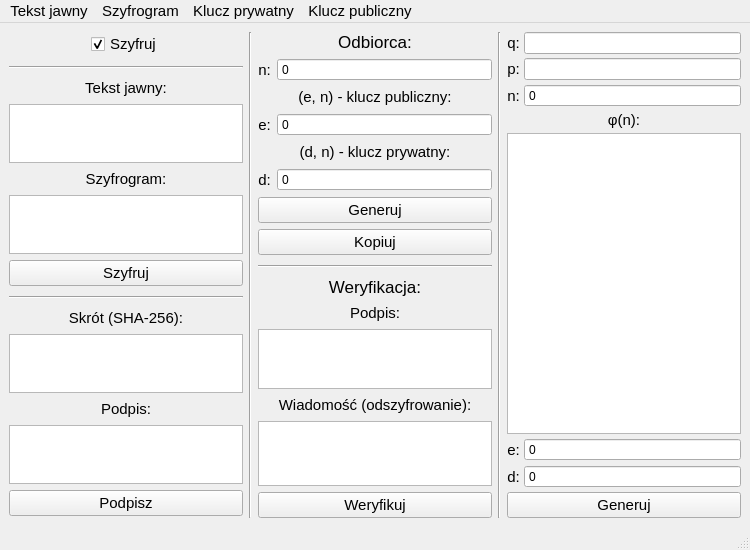
<?xml version="1.0" encoding="UTF-8"?>
<ui version="4.0">
 <class>MainWindow</class>
 <widget class="QMainWindow" name="MainWindow">
  <property name="geometry">
   <rect>
    <x>0</x>
    <y>0</y>
    <width>750</width>
    <height>550</height>
   </rect>
  </property>
  <property name="sizePolicy">
   <sizepolicy hsizetype="Preferred" vsizetype="Preferred">
    <horstretch>0</horstretch>
    <verstretch>0</verstretch>
   </sizepolicy>
  </property>
  <property name="minimumSize">
   <size>
    <width>750</width>
    <height>550</height>
   </size>
  </property>
  <property name="font">
   <font>
    <pointsize>11</pointsize>
   </font>
  </property>
  <property name="windowTitle">
   <string>RSA</string>
  </property>
  <property name="toolButtonStyle">
   <enum>Qt::ToolButtonTextOnly</enum>
  </property>
  <property name="animated">
   <bool>false</bool>
  </property>
  <property name="tabShape">
   <enum>QTabWidget::Triangular</enum>
  </property>
  <widget class="QWidget" name="centralwidget">
   <property name="minimumSize">
    <size>
     <width>0</width>
     <height>0</height>
    </size>
   </property>
   <property name="palette">
    <palette>
     <active/>
     <inactive/>
     <disabled/>
    </palette>
   </property>
   <layout class="QVBoxLayout" name="verticalLayout">
    <item>
     <layout class="QHBoxLayout" name="appLayoyt">
      <property name="spacing">
       <number>6</number>
      </property>
      <property name="sizeConstraint">
       <enum>QLayout::SetFixedSize</enum>
      </property>
      <item>
       <layout class="QVBoxLayout" name="cypherLayout">
        <property name="spacing">
         <number>6</number>
        </property>
        <property name="sizeConstraint">
         <enum>QLayout::SetFixedSize</enum>
        </property>
        <item>
         <layout class="QHBoxLayout" name="optionsLayout">
          <item>
           <spacer name="leftOptionsSpacer">
            <property name="orientation">
             <enum>Qt::Horizontal</enum>
            </property>
            <property name="sizeHint" stdset="0">
             <size>
              <width>40</width>
              <height>20</height>
             </size>
            </property>
           </spacer>
          </item>
          <item>
           <widget class="QCheckBox" name="modeCheck">
            <property name="sizePolicy">
             <sizepolicy hsizetype="Minimum" vsizetype="Fixed">
              <horstretch>0</horstretch>
              <verstretch>0</verstretch>
             </sizepolicy>
            </property>
            <property name="minimumSize">
             <size>
              <width>0</width>
              <height>0</height>
             </size>
            </property>
            <property name="maximumSize">
             <size>
              <width>16777215</width>
              <height>16777215</height>
             </size>
            </property>
            <property name="text">
             <string>Szyfruj</string>
            </property>
            <property name="checked">
             <bool>true</bool>
            </property>
           </widget>
          </item>
          <item>
           <spacer name="rightOptionsSpacer">
            <property name="orientation">
             <enum>Qt::Horizontal</enum>
            </property>
            <property name="sizeHint" stdset="0">
             <size>
              <width>40</width>
              <height>20</height>
             </size>
            </property>
           </spacer>
          </item>
         </layout>
        </item>
        <item>
         <widget class="Line" name="optionsCypherSeparator">
          <property name="sizePolicy">
           <sizepolicy hsizetype="Expanding" vsizetype="Fixed">
            <horstretch>0</horstretch>
            <verstretch>0</verstretch>
           </sizepolicy>
          </property>
          <property name="minimumSize">
           <size>
            <width>0</width>
            <height>10</height>
           </size>
          </property>
          <property name="maximumSize">
           <size>
            <width>166666</width>
            <height>166666</height>
           </size>
          </property>
          <property name="orientation">
           <enum>Qt::Horizontal</enum>
          </property>
         </widget>
        </item>
        <item>
         <widget class="QLabel" name="text1Label">
          <property name="sizePolicy">
           <sizepolicy hsizetype="Preferred" vsizetype="Fixed">
            <horstretch>0</horstretch>
            <verstretch>0</verstretch>
           </sizepolicy>
          </property>
          <property name="minimumSize">
           <size>
            <width>0</width>
            <height>20</height>
           </size>
          </property>
          <property name="maximumSize">
           <size>
            <width>16777215</width>
            <height>20</height>
           </size>
          </property>
          <property name="text">
           <string>Tekst jawny:</string>
          </property>
          <property name="alignment">
           <set>Qt::AlignCenter</set>
          </property>
          <property name="buddy">
           <cstring>text1Text</cstring>
          </property>
         </widget>
        </item>
        <item>
         <widget class="QPlainTextEdit" name="text1Text">
          <property name="enabled">
           <bool>true</bool>
          </property>
          <property name="sizePolicy">
           <sizepolicy hsizetype="Expanding" vsizetype="Expanding">
            <horstretch>0</horstretch>
            <verstretch>0</verstretch>
           </sizepolicy>
          </property>
          <property name="maximumSize">
           <size>
            <width>16777215</width>
            <height>16777215</height>
           </size>
          </property>
          <property name="focusPolicy">
           <enum>Qt::ClickFocus</enum>
          </property>
          <property name="toolTip">
           <string>Tutaj wprowadza się wejście dla algorytmu</string>
          </property>
          <property name="readOnly">
           <bool>false</bool>
          </property>
          <property name="plainText">
           <string/>
          </property>
         </widget>
        </item>
        <item>
         <widget class="QLabel" name="text2Label">
          <property name="sizePolicy">
           <sizepolicy hsizetype="Preferred" vsizetype="Fixed">
            <horstretch>0</horstretch>
            <verstretch>0</verstretch>
           </sizepolicy>
          </property>
          <property name="minimumSize">
           <size>
            <width>0</width>
            <height>20</height>
           </size>
          </property>
          <property name="maximumSize">
           <size>
            <width>16777215</width>
            <height>20</height>
           </size>
          </property>
          <property name="text">
           <string>Szyfrogram:</string>
          </property>
          <property name="alignment">
           <set>Qt::AlignCenter</set>
          </property>
          <property name="buddy">
           <cstring>text2Text</cstring>
          </property>
         </widget>
        </item>
        <item>
         <widget class="QPlainTextEdit" name="text2Text">
          <property name="enabled">
           <bool>true</bool>
          </property>
          <property name="sizePolicy">
           <sizepolicy hsizetype="Expanding" vsizetype="Expanding">
            <horstretch>0</horstretch>
            <verstretch>0</verstretch>
           </sizepolicy>
          </property>
          <property name="maximumSize">
           <size>
            <width>16777215</width>
            <height>16777215</height>
           </size>
          </property>
          <property name="focusPolicy">
           <enum>Qt::ClickFocus</enum>
          </property>
          <property name="toolTip">
           <string/>
          </property>
          <property name="readOnly">
           <bool>true</bool>
          </property>
          <property name="plainText">
           <string notr="true"/>
          </property>
         </widget>
        </item>
        <item>
         <widget class="QPushButton" name="workButton">
          <property name="enabled">
           <bool>true</bool>
          </property>
          <property name="text">
           <string>Szyfruj</string>
          </property>
         </widget>
        </item>
        <item>
         <widget class="Line" name="signatureSeparator">
          <property name="sizePolicy">
           <sizepolicy hsizetype="Expanding" vsizetype="Fixed">
            <horstretch>0</horstretch>
            <verstretch>0</verstretch>
           </sizepolicy>
          </property>
          <property name="minimumSize">
           <size>
            <width>0</width>
            <height>10</height>
           </size>
          </property>
          <property name="maximumSize">
           <size>
            <width>166666</width>
            <height>166666</height>
           </size>
          </property>
          <property name="orientation">
           <enum>Qt::Horizontal</enum>
          </property>
         </widget>
        </item>
        <item>
         <widget class="QLabel" name="hashLabel">
          <property name="sizePolicy">
           <sizepolicy hsizetype="Preferred" vsizetype="Fixed">
            <horstretch>0</horstretch>
            <verstretch>0</verstretch>
           </sizepolicy>
          </property>
          <property name="minimumSize">
           <size>
            <width>0</width>
            <height>20</height>
           </size>
          </property>
          <property name="maximumSize">
           <size>
            <width>16777215</width>
            <height>20</height>
           </size>
          </property>
          <property name="text">
           <string>Skrót (SHA-256):</string>
          </property>
          <property name="alignment">
           <set>Qt::AlignCenter</set>
          </property>
          <property name="buddy">
           <cstring>hashText</cstring>
          </property>
         </widget>
        </item>
        <item>
         <widget class="QPlainTextEdit" name="hashText">
          <property name="enabled">
           <bool>true</bool>
          </property>
          <property name="sizePolicy">
           <sizepolicy hsizetype="Expanding" vsizetype="Expanding">
            <horstretch>0</horstretch>
            <verstretch>0</verstretch>
           </sizepolicy>
          </property>
          <property name="maximumSize">
           <size>
            <width>16777215</width>
            <height>60</height>
           </size>
          </property>
          <property name="focusPolicy">
           <enum>Qt::ClickFocus</enum>
          </property>
          <property name="toolTip">
           <string>Tutaj wprowadza się wejście dla algorytmu</string>
          </property>
          <property name="readOnly">
           <bool>true</bool>
          </property>
          <property name="plainText">
           <string/>
          </property>
         </widget>
        </item>
        <item>
         <widget class="QLabel" name="signatureLabel">
          <property name="sizePolicy">
           <sizepolicy hsizetype="Preferred" vsizetype="Fixed">
            <horstretch>0</horstretch>
            <verstretch>0</verstretch>
           </sizepolicy>
          </property>
          <property name="minimumSize">
           <size>
            <width>0</width>
            <height>20</height>
           </size>
          </property>
          <property name="maximumSize">
           <size>
            <width>16777215</width>
            <height>20</height>
           </size>
          </property>
          <property name="text">
           <string>Podpis:</string>
          </property>
          <property name="alignment">
           <set>Qt::AlignCenter</set>
          </property>
          <property name="buddy">
           <cstring>signatureText</cstring>
          </property>
         </widget>
        </item>
        <item>
         <widget class="QPlainTextEdit" name="signatureText">
          <property name="enabled">
           <bool>true</bool>
          </property>
          <property name="sizePolicy">
           <sizepolicy hsizetype="Expanding" vsizetype="Expanding">
            <horstretch>0</horstretch>
            <verstretch>0</verstretch>
           </sizepolicy>
          </property>
          <property name="maximumSize">
           <size>
            <width>16777215</width>
            <height>60</height>
           </size>
          </property>
          <property name="focusPolicy">
           <enum>Qt::ClickFocus</enum>
          </property>
          <property name="toolTip">
           <string>Tutaj wprowadza się wejście dla algorytmu</string>
          </property>
          <property name="readOnly">
           <bool>true</bool>
          </property>
          <property name="plainText">
           <string/>
          </property>
         </widget>
        </item>
        <item>
         <widget class="QPushButton" name="signButton">
          <property name="enabled">
           <bool>true</bool>
          </property>
          <property name="text">
           <string>Podpisz</string>
          </property>
         </widget>
        </item>
       </layout>
      </item>
      <item>
       <widget class="Line" name="cypher_receiverSeparator">
        <property name="sizePolicy">
         <sizepolicy hsizetype="Fixed" vsizetype="Minimum">
          <horstretch>0</horstretch>
          <verstretch>0</verstretch>
         </sizepolicy>
        </property>
        <property name="orientation">
         <enum>Qt::Vertical</enum>
        </property>
       </widget>
      </item>
      <item>
       <layout class="QVBoxLayout" name="receiverLayout">
        <property name="spacing">
         <number>6</number>
        </property>
        <property name="sizeConstraint">
         <enum>QLayout::SetFixedSize</enum>
        </property>
        <item>
         <widget class="QLabel" name="receiverLabel">
          <property name="sizePolicy">
           <sizepolicy hsizetype="Expanding" vsizetype="Minimum">
            <horstretch>0</horstretch>
            <verstretch>0</verstretch>
           </sizepolicy>
          </property>
          <property name="minimumSize">
           <size>
            <width>0</width>
            <height>0</height>
           </size>
          </property>
          <property name="maximumSize">
           <size>
            <width>16777215</width>
            <height>16777215</height>
           </size>
          </property>
          <property name="font">
           <font>
            <pointsize>13</pointsize>
           </font>
          </property>
          <property name="text">
           <string>Odbiorca:</string>
          </property>
          <property name="alignment">
           <set>Qt::AlignCenter</set>
          </property>
         </widget>
        </item>
        <item>
         <layout class="QHBoxLayout" name="nReceiverLayout">
          <item>
           <widget class="QLabel" name="nReceiverLabel">
            <property name="sizePolicy">
             <sizepolicy hsizetype="Minimum" vsizetype="Minimum">
              <horstretch>0</horstretch>
              <verstretch>0</verstretch>
             </sizepolicy>
            </property>
            <property name="minimumSize">
             <size>
              <width>0</width>
              <height>0</height>
             </size>
            </property>
            <property name="maximumSize">
             <size>
              <width>16777215</width>
              <height>16777215</height>
             </size>
            </property>
            <property name="text">
             <string>n:</string>
            </property>
            <property name="alignment">
             <set>Qt::AlignCenter</set>
            </property>
            <property name="buddy">
             <cstring>eReceiverSpin</cstring>
            </property>
           </widget>
          </item>
          <item>
           <widget class="BigSpin" name="nReceiverSpin">
            <property name="sizePolicy">
             <sizepolicy hsizetype="Expanding" vsizetype="Minimum">
              <horstretch>0</horstretch>
              <verstretch>0</verstretch>
             </sizepolicy>
            </property>
            <property name="minimumSize">
             <size>
              <width>0</width>
              <height>0</height>
             </size>
            </property>
            <property name="maximumSize">
             <size>
              <width>16777215</width>
              <height>16777215</height>
             </size>
            </property>
            <property name="font">
             <font>
              <pointsize>9</pointsize>
              <kerning>false</kerning>
             </font>
            </property>
            <property name="inputMethodHints">
             <set>Qt::ImhDigitsOnly</set>
            </property>
            <property name="frame">
             <bool>true</bool>
            </property>
            <property name="readOnly">
             <bool>false</bool>
            </property>
            <property name="buttonSymbols">
             <enum>QAbstractSpinBox::NoButtons</enum>
            </property>
           </widget>
          </item>
         </layout>
        </item>
        <item>
         <widget class="QLabel" name="publicKeyReceiverLabel">
          <property name="sizePolicy">
           <sizepolicy hsizetype="Preferred" vsizetype="Fixed">
            <horstretch>0</horstretch>
            <verstretch>0</verstretch>
           </sizepolicy>
          </property>
          <property name="minimumSize">
           <size>
            <width>0</width>
            <height>20</height>
           </size>
          </property>
          <property name="maximumSize">
           <size>
            <width>16777215</width>
            <height>20</height>
           </size>
          </property>
          <property name="text">
           <string>(e, n) - klucz publiczny:</string>
          </property>
          <property name="alignment">
           <set>Qt::AlignCenter</set>
          </property>
         </widget>
        </item>
        <item>
         <layout class="QHBoxLayout" name="eReceiverLayout">
          <item>
           <widget class="QLabel" name="eReceiverLabel">
            <property name="sizePolicy">
             <sizepolicy hsizetype="Minimum" vsizetype="Minimum">
              <horstretch>0</horstretch>
              <verstretch>0</verstretch>
             </sizepolicy>
            </property>
            <property name="minimumSize">
             <size>
              <width>0</width>
              <height>0</height>
             </size>
            </property>
            <property name="maximumSize">
             <size>
              <width>16777215</width>
              <height>16777215</height>
             </size>
            </property>
            <property name="text">
             <string>e:</string>
            </property>
            <property name="alignment">
             <set>Qt::AlignCenter</set>
            </property>
            <property name="buddy">
             <cstring>eReceiverSpin</cstring>
            </property>
           </widget>
          </item>
          <item>
           <widget class="BigSpin" name="eReceiverSpin">
            <property name="sizePolicy">
             <sizepolicy hsizetype="Expanding" vsizetype="Minimum">
              <horstretch>0</horstretch>
              <verstretch>0</verstretch>
             </sizepolicy>
            </property>
            <property name="minimumSize">
             <size>
              <width>0</width>
              <height>0</height>
             </size>
            </property>
            <property name="maximumSize">
             <size>
              <width>16777215</width>
              <height>16777215</height>
             </size>
            </property>
            <property name="font">
             <font>
              <pointsize>9</pointsize>
              <kerning>false</kerning>
             </font>
            </property>
            <property name="buttonSymbols">
             <enum>QAbstractSpinBox::NoButtons</enum>
            </property>
           </widget>
          </item>
         </layout>
        </item>
        <item>
         <widget class="QLabel" name="privateKeyReceiverLabel">
          <property name="sizePolicy">
           <sizepolicy hsizetype="Preferred" vsizetype="Fixed">
            <horstretch>0</horstretch>
            <verstretch>0</verstretch>
           </sizepolicy>
          </property>
          <property name="minimumSize">
           <size>
            <width>0</width>
            <height>20</height>
           </size>
          </property>
          <property name="maximumSize">
           <size>
            <width>16777215</width>
            <height>20</height>
           </size>
          </property>
          <property name="text">
           <string>(d, n) - klucz prywatny:</string>
          </property>
          <property name="alignment">
           <set>Qt::AlignCenter</set>
          </property>
         </widget>
        </item>
        <item>
         <layout class="QHBoxLayout" name="dReceiverLayout">
          <item>
           <widget class="QLabel" name="dReceiverLabel">
            <property name="sizePolicy">
             <sizepolicy hsizetype="Minimum" vsizetype="Minimum">
              <horstretch>0</horstretch>
              <verstretch>0</verstretch>
             </sizepolicy>
            </property>
            <property name="minimumSize">
             <size>
              <width>0</width>
              <height>0</height>
             </size>
            </property>
            <property name="maximumSize">
             <size>
              <width>16777215</width>
              <height>16777215</height>
             </size>
            </property>
            <property name="text">
             <string>d:</string>
            </property>
            <property name="alignment">
             <set>Qt::AlignCenter</set>
            </property>
            <property name="buddy">
             <cstring>dReceiverSpin</cstring>
            </property>
           </widget>
          </item>
          <item>
           <widget class="BigSpin" name="dReceiverSpin">
            <property name="sizePolicy">
             <sizepolicy hsizetype="Expanding" vsizetype="Minimum">
              <horstretch>0</horstretch>
              <verstretch>0</verstretch>
             </sizepolicy>
            </property>
            <property name="minimumSize">
             <size>
              <width>0</width>
              <height>0</height>
             </size>
            </property>
            <property name="maximumSize">
             <size>
              <width>16777215</width>
              <height>16777215</height>
             </size>
            </property>
            <property name="font">
             <font>
              <pointsize>9</pointsize>
              <kerning>false</kerning>
             </font>
            </property>
            <property name="buttonSymbols">
             <enum>QAbstractSpinBox::NoButtons</enum>
            </property>
           </widget>
          </item>
         </layout>
        </item>
        <item>
         <widget class="QPushButton" name="generateReceiverButton">
          <property name="text">
           <string>Generuj</string>
          </property>
         </widget>
        </item>
        <item>
         <widget class="QPushButton" name="copyReceiverButton">
          <property name="text">
           <string>Kopiuj</string>
          </property>
         </widget>
        </item>
        <item>
         <widget class="Line" name="receiverKeySeparator">
          <property name="sizePolicy">
           <sizepolicy hsizetype="Expanding" vsizetype="Fixed">
            <horstretch>0</horstretch>
            <verstretch>0</verstretch>
           </sizepolicy>
          </property>
          <property name="minimumSize">
           <size>
            <width>0</width>
            <height>10</height>
           </size>
          </property>
          <property name="maximumSize">
           <size>
            <width>166666</width>
            <height>166666</height>
           </size>
          </property>
          <property name="orientation">
           <enum>Qt::Horizontal</enum>
          </property>
         </widget>
        </item>
        <item>
         <widget class="QLabel" name="receiverVerLabel">
          <property name="sizePolicy">
           <sizepolicy hsizetype="Expanding" vsizetype="Minimum">
            <horstretch>0</horstretch>
            <verstretch>0</verstretch>
           </sizepolicy>
          </property>
          <property name="minimumSize">
           <size>
            <width>0</width>
            <height>0</height>
           </size>
          </property>
          <property name="maximumSize">
           <size>
            <width>16777215</width>
            <height>16777215</height>
           </size>
          </property>
          <property name="font">
           <font>
            <pointsize>13</pointsize>
           </font>
          </property>
          <property name="text">
           <string>Weryfikacja:</string>
          </property>
          <property name="alignment">
           <set>Qt::AlignCenter</set>
          </property>
         </widget>
        </item>
        <item>
         <widget class="QLabel" name="signatureVerLabel">
          <property name="sizePolicy">
           <sizepolicy hsizetype="Preferred" vsizetype="Fixed">
            <horstretch>0</horstretch>
            <verstretch>0</verstretch>
           </sizepolicy>
          </property>
          <property name="minimumSize">
           <size>
            <width>0</width>
            <height>20</height>
           </size>
          </property>
          <property name="maximumSize">
           <size>
            <width>16777215</width>
            <height>20</height>
           </size>
          </property>
          <property name="text">
           <string>Podpis:</string>
          </property>
          <property name="alignment">
           <set>Qt::AlignCenter</set>
          </property>
          <property name="buddy">
           <cstring>signatureVerText</cstring>
          </property>
         </widget>
        </item>
        <item>
         <widget class="QPlainTextEdit" name="signatureVerText">
          <property name="enabled">
           <bool>true</bool>
          </property>
          <property name="sizePolicy">
           <sizepolicy hsizetype="Expanding" vsizetype="Expanding">
            <horstretch>0</horstretch>
            <verstretch>0</verstretch>
           </sizepolicy>
          </property>
          <property name="maximumSize">
           <size>
            <width>16777215</width>
            <height>60</height>
           </size>
          </property>
          <property name="focusPolicy">
           <enum>Qt::ClickFocus</enum>
          </property>
          <property name="toolTip">
           <string>Tutaj wprowadza się wejście dla algorytmu</string>
          </property>
          <property name="readOnly">
           <bool>true</bool>
          </property>
          <property name="plainText">
           <string/>
          </property>
         </widget>
        </item>
        <item>
         <widget class="QLabel" name="messageVerLabel">
          <property name="sizePolicy">
           <sizepolicy hsizetype="Preferred" vsizetype="Fixed">
            <horstretch>0</horstretch>
            <verstretch>0</verstretch>
           </sizepolicy>
          </property>
          <property name="minimumSize">
           <size>
            <width>0</width>
            <height>20</height>
           </size>
          </property>
          <property name="maximumSize">
           <size>
            <width>16777215</width>
            <height>20</height>
           </size>
          </property>
          <property name="text">
           <string>Wiadomość (odszyfrowanie):</string>
          </property>
          <property name="alignment">
           <set>Qt::AlignCenter</set>
          </property>
          <property name="buddy">
           <cstring>messageVerText</cstring>
          </property>
         </widget>
        </item>
        <item>
         <widget class="QPlainTextEdit" name="messageVerText">
          <property name="enabled">
           <bool>true</bool>
          </property>
          <property name="sizePolicy">
           <sizepolicy hsizetype="Expanding" vsizetype="Expanding">
            <horstretch>0</horstretch>
            <verstretch>0</verstretch>
           </sizepolicy>
          </property>
          <property name="maximumSize">
           <size>
            <width>16777215</width>
            <height>16777215</height>
           </size>
          </property>
          <property name="focusPolicy">
           <enum>Qt::ClickFocus</enum>
          </property>
          <property name="toolTip">
           <string>Tutaj wprowadza się wejście dla algorytmu</string>
          </property>
          <property name="readOnly">
           <bool>true</bool>
          </property>
          <property name="plainText">
           <string/>
          </property>
         </widget>
        </item>
        <item>
         <widget class="QPushButton" name="verifyButton">
          <property name="text">
           <string>Weryfikuj</string>
          </property>
         </widget>
        </item>
       </layout>
      </item>
      <item>
       <widget class="Line" name="sideSeparator">
        <property name="sizePolicy">
         <sizepolicy hsizetype="Fixed" vsizetype="Minimum">
          <horstretch>0</horstretch>
          <verstretch>0</verstretch>
         </sizepolicy>
        </property>
        <property name="orientation">
         <enum>Qt::Vertical</enum>
        </property>
       </widget>
      </item>
      <item>
       <layout class="QVBoxLayout" name="rsaLayout" stretch="0,0,0,0,0,0,0,0">
        <property name="spacing">
         <number>4</number>
        </property>
        <property name="sizeConstraint">
         <enum>QLayout::SetFixedSize</enum>
        </property>
        <item>
         <layout class="QHBoxLayout" name="qLayout">
          <item>
           <widget class="QLabel" name="qLabel">
            <property name="sizePolicy">
             <sizepolicy hsizetype="Minimum" vsizetype="Minimum">
              <horstretch>0</horstretch>
              <verstretch>0</verstretch>
             </sizepolicy>
            </property>
            <property name="minimumSize">
             <size>
              <width>0</width>
              <height>0</height>
             </size>
            </property>
            <property name="maximumSize">
             <size>
              <width>16777215</width>
              <height>16777215</height>
             </size>
            </property>
            <property name="text">
             <string>q:</string>
            </property>
            <property name="alignment">
             <set>Qt::AlignCenter</set>
            </property>
           </widget>
          </item>
          <item>
           <widget class="QLineEdit" name="qEdit">
            <property name="sizePolicy">
             <sizepolicy hsizetype="Expanding" vsizetype="Minimum">
              <horstretch>0</horstretch>
              <verstretch>0</verstretch>
             </sizepolicy>
            </property>
            <property name="font">
             <font>
              <pointsize>9</pointsize>
             </font>
            </property>
            <property name="readOnly">
             <bool>true</bool>
            </property>
           </widget>
          </item>
         </layout>
        </item>
        <item>
         <layout class="QHBoxLayout" name="pLayout">
          <item>
           <widget class="QLabel" name="pLabel">
            <property name="sizePolicy">
             <sizepolicy hsizetype="Minimum" vsizetype="Minimum">
              <horstretch>0</horstretch>
              <verstretch>0</verstretch>
             </sizepolicy>
            </property>
            <property name="minimumSize">
             <size>
              <width>0</width>
              <height>0</height>
             </size>
            </property>
            <property name="maximumSize">
             <size>
              <width>16777215</width>
              <height>16777215</height>
             </size>
            </property>
            <property name="text">
             <string>p:</string>
            </property>
            <property name="alignment">
             <set>Qt::AlignCenter</set>
            </property>
           </widget>
          </item>
          <item>
           <widget class="QLineEdit" name="pEdit">
            <property name="sizePolicy">
             <sizepolicy hsizetype="Expanding" vsizetype="Minimum">
              <horstretch>0</horstretch>
              <verstretch>0</verstretch>
             </sizepolicy>
            </property>
            <property name="font">
             <font>
              <pointsize>9</pointsize>
             </font>
            </property>
            <property name="readOnly">
             <bool>true</bool>
            </property>
           </widget>
          </item>
         </layout>
        </item>
        <item>
         <layout class="QHBoxLayout" name="nLayout">
          <item>
           <widget class="QLabel" name="nLabel">
            <property name="sizePolicy">
             <sizepolicy hsizetype="Minimum" vsizetype="Minimum">
              <horstretch>0</horstretch>
              <verstretch>0</verstretch>
             </sizepolicy>
            </property>
            <property name="minimumSize">
             <size>
              <width>0</width>
              <height>0</height>
             </size>
            </property>
            <property name="maximumSize">
             <size>
              <width>16777215</width>
              <height>16777215</height>
             </size>
            </property>
            <property name="text">
             <string>n:</string>
            </property>
            <property name="alignment">
             <set>Qt::AlignCenter</set>
            </property>
            <property name="buddy">
             <cstring>eReceiverSpin</cstring>
            </property>
           </widget>
          </item>
          <item>
           <widget class="BigSpin" name="nSpin">
            <property name="sizePolicy">
             <sizepolicy hsizetype="Expanding" vsizetype="Fixed">
              <horstretch>0</horstretch>
              <verstretch>0</verstretch>
             </sizepolicy>
            </property>
            <property name="minimumSize">
             <size>
              <width>0</width>
              <height>0</height>
             </size>
            </property>
            <property name="maximumSize">
             <size>
              <width>16777215</width>
              <height>16777215</height>
             </size>
            </property>
            <property name="font">
             <font>
              <pointsize>9</pointsize>
              <kerning>false</kerning>
             </font>
            </property>
            <property name="inputMethodHints">
             <set>Qt::ImhDigitsOnly</set>
            </property>
            <property name="wrapping">
             <bool>false</bool>
            </property>
            <property name="frame">
             <bool>true</bool>
            </property>
            <property name="readOnly">
             <bool>false</bool>
            </property>
            <property name="buttonSymbols">
             <enum>QAbstractSpinBox::NoButtons</enum>
            </property>
           </widget>
          </item>
         </layout>
        </item>
        <item>
         <widget class="QLabel" name="fiLabel">
          <property name="sizePolicy">
           <sizepolicy hsizetype="Expanding" vsizetype="Minimum">
            <horstretch>0</horstretch>
            <verstretch>0</verstretch>
           </sizepolicy>
          </property>
          <property name="minimumSize">
           <size>
            <width>0</width>
            <height>0</height>
           </size>
          </property>
          <property name="maximumSize">
           <size>
            <width>16777215</width>
            <height>16777215</height>
           </size>
          </property>
          <property name="text">
           <string>φ(n):</string>
          </property>
          <property name="alignment">
           <set>Qt::AlignCenter</set>
          </property>
          <property name="buddy">
           <cstring>phiEdit</cstring>
          </property>
         </widget>
        </item>
        <item>
         <widget class="QPlainTextEdit" name="phiEdit">
          <property name="enabled">
           <bool>true</bool>
          </property>
          <property name="sizePolicy">
           <sizepolicy hsizetype="Expanding" vsizetype="Expanding">
            <horstretch>0</horstretch>
            <verstretch>0</verstretch>
           </sizepolicy>
          </property>
          <property name="maximumSize">
           <size>
            <width>16777215</width>
            <height>16777215</height>
           </size>
          </property>
          <property name="font">
           <font>
            <pointsize>9</pointsize>
            <kerning>false</kerning>
           </font>
          </property>
          <property name="focusPolicy">
           <enum>Qt::ClickFocus</enum>
          </property>
          <property name="toolTip">
           <string>Tutaj wprowadza się wejście dla algorytmu</string>
          </property>
          <property name="inputMethodHints">
           <set>Qt::ImhDigitsOnly</set>
          </property>
          <property name="readOnly">
           <bool>true</bool>
          </property>
          <property name="plainText">
           <string/>
          </property>
         </widget>
        </item>
        <item>
         <layout class="QHBoxLayout" name="eLayout">
          <item>
           <widget class="QLabel" name="eLabel">
            <property name="sizePolicy">
             <sizepolicy hsizetype="Minimum" vsizetype="Minimum">
              <horstretch>0</horstretch>
              <verstretch>0</verstretch>
             </sizepolicy>
            </property>
            <property name="minimumSize">
             <size>
              <width>0</width>
              <height>0</height>
             </size>
            </property>
            <property name="maximumSize">
             <size>
              <width>16777215</width>
              <height>16777215</height>
             </size>
            </property>
            <property name="text">
             <string>e:</string>
            </property>
            <property name="alignment">
             <set>Qt::AlignCenter</set>
            </property>
            <property name="buddy">
             <cstring>eSpin</cstring>
            </property>
           </widget>
          </item>
          <item>
           <widget class="BigSpin" name="eSpin">
            <property name="sizePolicy">
             <sizepolicy hsizetype="Expanding" vsizetype="Minimum">
              <horstretch>0</horstretch>
              <verstretch>0</verstretch>
             </sizepolicy>
            </property>
            <property name="minimumSize">
             <size>
              <width>0</width>
              <height>0</height>
             </size>
            </property>
            <property name="maximumSize">
             <size>
              <width>16777215</width>
              <height>16777215</height>
             </size>
            </property>
            <property name="font">
             <font>
              <pointsize>9</pointsize>
              <kerning>false</kerning>
             </font>
            </property>
            <property name="buttonSymbols">
             <enum>QAbstractSpinBox::NoButtons</enum>
            </property>
            <property name="value">
             <number>0</number>
            </property>
           </widget>
          </item>
         </layout>
        </item>
        <item>
         <layout class="QHBoxLayout" name="dLayout">
          <item>
           <widget class="QLabel" name="dLabel">
            <property name="sizePolicy">
             <sizepolicy hsizetype="Minimum" vsizetype="Minimum">
              <horstretch>0</horstretch>
              <verstretch>0</verstretch>
             </sizepolicy>
            </property>
            <property name="minimumSize">
             <size>
              <width>0</width>
              <height>0</height>
             </size>
            </property>
            <property name="maximumSize">
             <size>
              <width>16777215</width>
              <height>16777215</height>
             </size>
            </property>
            <property name="text">
             <string>d:</string>
            </property>
            <property name="alignment">
             <set>Qt::AlignCenter</set>
            </property>
            <property name="buddy">
             <cstring>dSpin</cstring>
            </property>
           </widget>
          </item>
          <item>
           <widget class="BigSpin" name="dSpin">
            <property name="sizePolicy">
             <sizepolicy hsizetype="Expanding" vsizetype="Minimum">
              <horstretch>0</horstretch>
              <verstretch>0</verstretch>
             </sizepolicy>
            </property>
            <property name="minimumSize">
             <size>
              <width>0</width>
              <height>0</height>
             </size>
            </property>
            <property name="maximumSize">
             <size>
              <width>16777215</width>
              <height>16777215</height>
             </size>
            </property>
            <property name="font">
             <font>
              <pointsize>9</pointsize>
              <kerning>false</kerning>
             </font>
            </property>
            <property name="wrapping">
             <bool>false</bool>
            </property>
            <property name="buttonSymbols">
             <enum>QAbstractSpinBox::NoButtons</enum>
            </property>
            <property name="value">
             <number>0</number>
            </property>
           </widget>
          </item>
         </layout>
        </item>
        <item>
         <widget class="QPushButton" name="generateButton">
          <property name="sizePolicy">
           <sizepolicy hsizetype="Expanding" vsizetype="Minimum">
            <horstretch>0</horstretch>
            <verstretch>0</verstretch>
           </sizepolicy>
          </property>
          <property name="minimumSize">
           <size>
            <width>0</width>
            <height>0</height>
           </size>
          </property>
          <property name="maximumSize">
           <size>
            <width>16777215</width>
            <height>16777215</height>
           </size>
          </property>
          <property name="text">
           <string>Generuj</string>
          </property>
         </widget>
        </item>
       </layout>
      </item>
     </layout>
    </item>
   </layout>
  </widget>
  <widget class="QMenuBar" name="menubar">
   <property name="geometry">
    <rect>
     <x>0</x>
     <y>0</y>
     <width>750</width>
     <height>25</height>
    </rect>
   </property>
   <widget class="QMenu" name="menuFile">
    <property name="title">
     <string>Tekst jawny</string>
    </property>
    <addaction name="actionLoad"/>
    <addaction name="actionSaveAs"/>
   </widget>
   <widget class="QMenu" name="menuPrivateKey">
    <property name="title">
     <string>Klucz prywatny</string>
    </property>
    <widget class="QMenu" name="menuSenderPrivateKey">
     <property name="title">
      <string>Nadawca</string>
     </property>
     <addaction name="actionSenderPrivateKeyLoad"/>
     <addaction name="actionSenderPrivateKeySaveAs"/>
    </widget>
    <widget class="QMenu" name="menuReceiverPrivateKey">
     <property name="title">
      <string>Odbiorca</string>
     </property>
     <addaction name="actionReceiverPrivateKeyLoad"/>
     <addaction name="actionReceiverPrivateKeySaveAs"/>
    </widget>
    <addaction name="menuSenderPrivateKey"/>
    <addaction name="menuReceiverPrivateKey"/>
   </widget>
   <widget class="QMenu" name="menuPublicKey">
    <property name="title">
     <string>Klucz publiczny</string>
    </property>
    <widget class="QMenu" name="menuSenderPublicKey">
     <property name="title">
      <string>Nadawca</string>
     </property>
     <addaction name="actionSenderPublicKeyLoad"/>
     <addaction name="actionSenderPublicKeySaveAs"/>
    </widget>
    <widget class="QMenu" name="menuReceiverPublicKey">
     <property name="title">
      <string>Odbiorca</string>
     </property>
     <addaction name="actionReceiverPublicKeyLoad"/>
     <addaction name="actionReceiverPublicKeySaveAs"/>
    </widget>
    <addaction name="menuSenderPublicKey"/>
    <addaction name="menuReceiverPublicKey"/>
   </widget>
   <widget class="QMenu" name="menuCypher">
    <property name="title">
     <string>Szyfrogram</string>
    </property>
    <addaction name="actionSaveAs2"/>
   </widget>
   <addaction name="menuFile"/>
   <addaction name="menuCypher"/>
   <addaction name="menuPrivateKey"/>
   <addaction name="menuPublicKey"/>
  </widget>
  <widget class="QStatusBar" name="statusbar"/>
  <action name="actionLoad">
   <property name="text">
    <string>Wczytaj</string>
   </property>
  </action>
  <action name="actionSaveAs">
   <property name="text">
    <string>Zapisz jako</string>
   </property>
  </action>
  <action name="actionSenderPrivateKeyLoad">
   <property name="text">
    <string>Wczytaj</string>
   </property>
  </action>
  <action name="actionReceiverPrivateKeyLoad">
   <property name="text">
    <string>Wczytaj</string>
   </property>
  </action>
  <action name="actionReceiverPrivateKeySaveAs">
   <property name="text">
    <string>Zapisz jako</string>
   </property>
  </action>
  <action name="actionSenderPrivateKeySaveAs">
   <property name="text">
    <string>Zapisz jako</string>
   </property>
  </action>
  <action name="actionSenderPublicKeyLoad">
   <property name="text">
    <string>Wczytaj</string>
   </property>
  </action>
  <action name="actionSenderPublicKeySaveAs">
   <property name="text">
    <string>Zapisz jako</string>
   </property>
  </action>
  <action name="actionReceiverPublicKeyLoad">
   <property name="text">
    <string>Wczytaj</string>
   </property>
  </action>
  <action name="actionReceiverPublicKeySaveAs">
   <property name="text">
    <string>Zapis jako</string>
   </property>
  </action>
  <action name="actionSaveAs2">
   <property name="text">
    <string>Zapisz jako</string>
   </property>
  </action>
 </widget>
 <customwidgets>
  <customwidget>
   <class>BigSpin</class>
   <extends>QSpinBox</extends>
   <header>bigspin.h</header>
  </customwidget>
 </customwidgets>
 <resources/>
 <connections/>
</ui>
